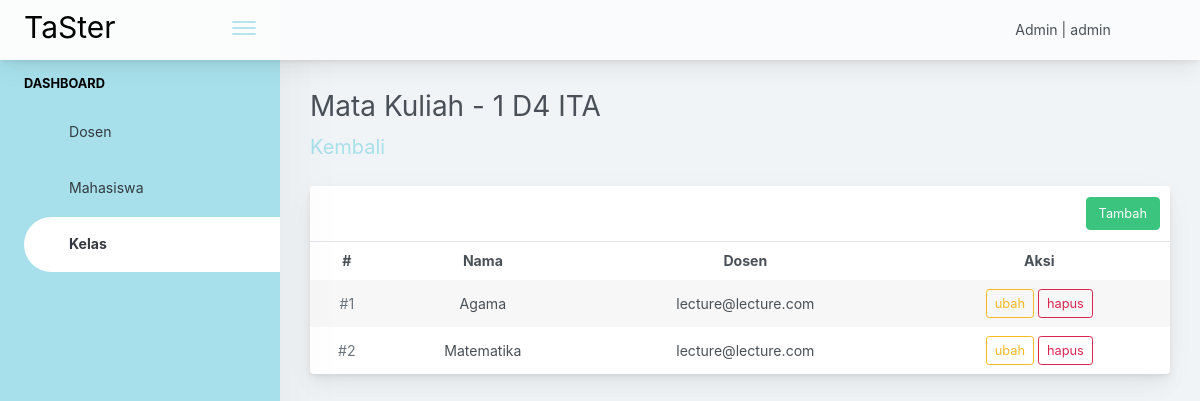
Page /pages/admin/class-subject.php?id=18&nama=1 D4 ITA (signed in) on the committed database.
### tables this page shows
CREATE TABLE `mata_kuliah` (
  `id` int NOT NULL AUTO_INCREMENT,
  `nama` varchar(100) NOT NULL,
  `dosenNIP` varchar(18) NOT NULL,
  `kelasID` int NOT NULL,
  PRIMARY KEY (`id`)
);

CREATE TABLE `user` (
  `nrp_nip` varchar(18) NOT NULL,
  `nama` varchar(100) NOT NULL,
  `email` varchar(100) NOT NULL,
  `password` varchar(100) NOT NULL,
  `jenisKelamin` varchar(100) DEFAULT NULL,
  `agama` varchar(100) DEFAULT NULL,
  `kota` varchar(100) DEFAULT NULL,
  `kelasID` varchar(100) DEFAULT NULL,
  `role` varchar(10) DEFAULT NULL,
  `foto` varchar(100) DEFAULT NULL,
  PRIMARY KEY (`nrp_nip`),
  UNIQUE KEY `user_un` (`email`),
  KEY `user_nrp_nip_IDX` (`nrp_nip`,`nama`,`email`,`password`,`kelasID`,`jenisKelamin`,`agama`,`kota`) USING BTREE
);

### common/getImg.php (called while the page is built, shortened)
<?php
    function image($nrp){
        include 'connection.php';
        $query = "SELECT * FROM user WHERE nrp_nip='$nrp'";
        $result = mysqli_query($conn, $query);
        $user = mysqli_fetch_assoc($result);
        $foto = '';
        if($user['role'] == "Admin")
            $foto = '../../public/img/profileAdmin.svg';
        return $foto;
    }
?>

### pages/admin/class-subject.php (the view, shortened to what this page needs)
<?php
    if ($_SESSION['role'] != "Admin") {
        header("Location: ../../index.php");
        exit;
    } else {
        include '../../common/getImg.php';
        $userID = $_SESSION['id'];
        $role = $_SESSION['role'];
        $nama = $_SESSION['nama'];
        $id = $_GET['id'];
        $className = $_GET['nama'];
        include '../../common/connection.php';
        $query = "SELECT M.id, M.nama nama, M.dosenNIP, M.kelasID, D.nama dosen FROM mata_kuliah M, user D WHERE M.dosenNIP = D.nrp_nip AND D.role='Dosen' AND M.kelasID=$id";
        $result = mysqli_query($conn, $query);
    }
?>
<!doctype html>
<html lang="en">
<head>
    <link rel="stylesheet" href="https://pro.fontawesome.com/releases/v5.10.0/css/all.css"
 />
    <link rel="stylesheet"
        href="https://maxst.icons8.com/vue-static/landings/line-awesome/line-awesome/1.3.0/css/line-awesome.min.css">
    <link rel="stylesheet"
        href="https://maxst.icons8.com/vue-static/landings/line-awesome/font-awesome-line-awesome/css/all.min.css">
    <link href="../../assets/css/main.css" rel="stylesheet" />
    <link href="../../assets/css/admin-card.css" rel="stylesheet">
</head>
<body>
    <div class="app-container app-theme-white body-tabs-shadow fixed-sidebar fixed-header">
        <div class="app-header header-shadow">
            <div class="app-header__logo">
                <div class="logo-src"><a href="index.php">TaSter</a></div>
                <div class="header__pane ml-auto">
                    <div>
                        <button type="button" class="hamburger close-sidebar-btn hamburger--elastic"
                            data-class="closed-sidebar">
                            <span class="hamburger-box">
                                <span class="hamburger-inner"></span>
                            </span>
                        </button>
                    </div>
                </div>
            </div>
            <div class="app-header__content">
                <div class="app-header-right">
                    <div class="header-btn-lg pr-0">
                        <div class="widget-content p-0">
                            <div class="widget-content-wrapper">
                                <div class="widget-content-left">
                                    <div class="btn-group d-flex align-items-center justify-content-between">
                                        <span class="col-10"
                                            style="width: 300px;text-align: right;"><?= $role.' | '.$nama; ?></span>
                                        <a data-toggle="dropdown" aria-haspopup="true" aria-expanded="false"
                                            class="p-0 btn col-2">
                                            <img width="42" class="rounded-circle" src="<?php echo image($userID); ?>"
                                        </a>
                                    </div>
                                </div>
                            </div>
                        </div>
                    </div>
                </div>
            </div>
        </div>
        <div class="app-main">
            <div class="app-sidebar sidebar-shadow">
                <div class="scrollbar-sidebar">
                    <div class="app-sidebar__inner">
                        <ul class="vertical-nav-menu">
                            <li class="app-sidebar__heading">Dashboard</li>
                            <li>
                                <a href="lecture.php" class="">
                                    <i class="las la-user-tie"></i> Dosen
                                </a>
                                <a href="student.php" class="">
                                    <i class="las la-graduation-cap"></i> Mahasiswa
                                </a>
                                <a href="class.php" class="mm-active">
                                    <i class="las la-university"></i> Kelas
                                </a>
                            </li>
                        </ul>
                    </div>
                </div>
            </div>
            <div class="app-main__outer">
                <div class="app-main__inner">
                    <header>
                        <h3>Mata Kuliah - <?= $className; ?></h3>
                    </header>
                    <span class="mb-4 back d-flex justify-content-start">
                        <a href="class-inner.php?id=<?= $id; ?>&nama=<?= $className; ?>">Kembali</a>
                    </span>
                    <div class="row">
                        <div class="col-md-12">
                            <div class="main-card mb-3 card">
                                <div class="card-header">
                                    <div class="btn-actions-pane-right">
                                        <div role="group" class="btn-group-sm btn-group">
                                            <a href="class-subject-add.php?id=<?= $id; ?>&nama=<?= $className; ?>"><button
                                                    class="active btn btn-outline-success">Tambah</button></a>
                                        </div>
                                    </div>
                                </div>
                                <?php if(mysqli_num_rows($result) == 0) : ?>
                                <center>Belum ada data</center>
                                <?php else : ?>
                                <div class="table-responsive">
                                    <table class="align-middle mb-0 table table-borderless table-striped table-hover">
                                        <thead>
                                            <tr>
                                                <th class="text-center">#</th>
                                                <th class="text-center">Nama</th>
                                                <th class="text-center">Dosen</th>
                                                <th class="text-center">Aksi</th>
                                            </tr>
                                        </thead>
                                        <tbody>
                                            <?php $i=1; ?>
                                            <?php foreach($result as $mk) : ?>
                                            <tr>
                                                <td class="text-center text-muted">#<?= $i; ?></td>
                                                <td class="text-center"><?= $mk['nama']; ?></td>
                                                <td class="text-center"><?= $mk['dosen']; ?></td>
                                                <td class="text-center">
                                                    <a
                                                        href="class-subject-edit.php?id=<?= $mk['id']; ?>&classID=<?= $id; ?>&className=<?= $className; ?>"><button
                                                            type="button" id="PopoverCustomT-1"
                                                            class="btn btn-outline-warning btn-sm">ubah</button></a>
                                                    <a
                                                        href="../../controller/admin/class-subject-del.php?id=<?= $mk['id']; ?>&classID=<?= $id; ?>"><button
                                                            type="button" id="PopoverCustomT-1"
                                                            class="btn btn-outline-danger btn-sm">hapus</button></a>
                                                </td>
                                            </tr>
                                            <?php $i++; ?>
                                            <?php endforeach; ?>
                                        </tbody>
                                    </table>
                                </div>
                                <?php endif; ?>
                            </div>
                        </div>
                    </div>
                </div>
            </div>

### rows in the picture
mata_kuliah: nama "Agama", user.nama "lecture@lecture.com"
mata_kuliah: nama "Matematika", user.nama "lecture@lecture.com"

### other values in the picture
$role "Admin"
$nama "admin"
$className "1 D4 ITA"
